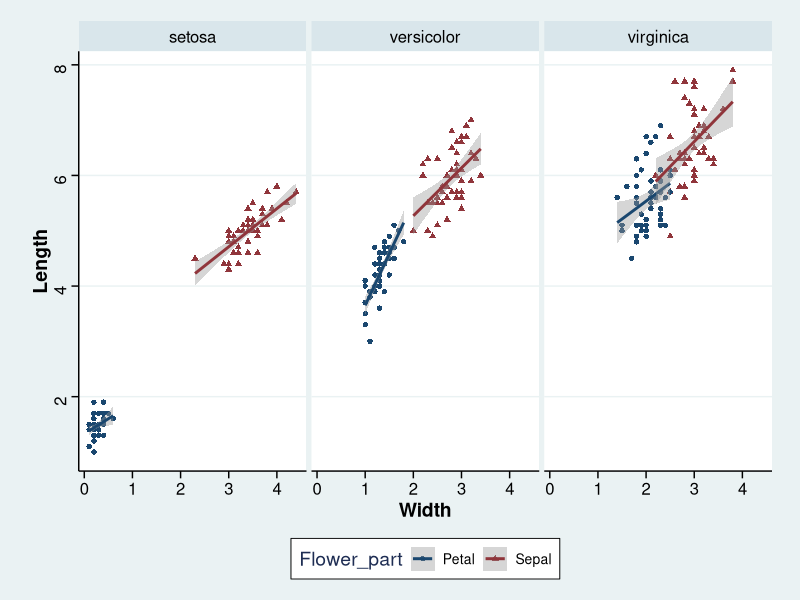
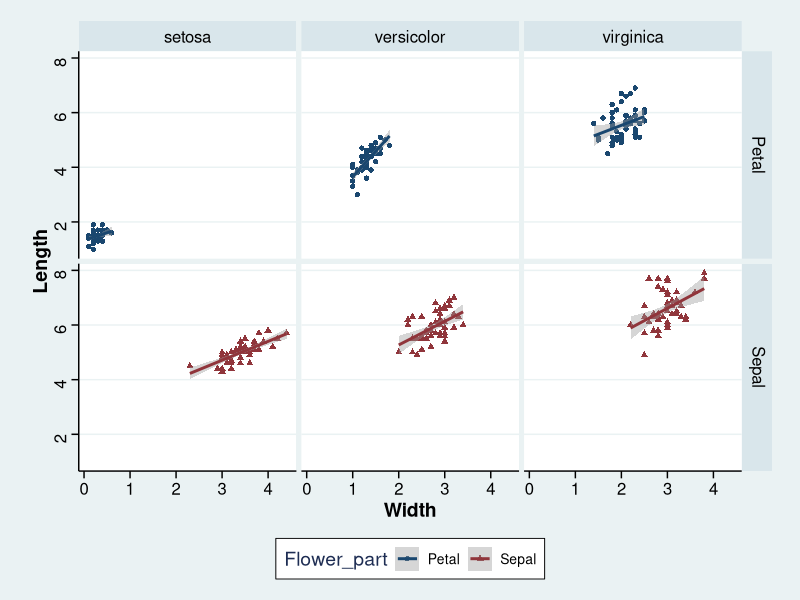

The R script that drew these images, in order:
## ---- chunk 1
head(iris)
## ---- chunk 2
library(reshape2)
iris$Flower_id<-rownames(iris)
irisLong<-melt(iris)
head(irisLong)
## ---- chunk 3
part_measure<-matrix(unlist(strsplit(as.character(irisLong$variable),"\\.")),ncol=2,byrow=T)
irisLong$Flower_part<-part_measure[,1]
irisLong$Measurement<-part_measure[,2]
# now we can delete the third column (variable) because that information is captured in the new columns Flower_part and Measurement
irisLong<-irisLong[,-3]
head(irisLong)
## ---- chunk 4
irisWide<-dcast(irisLong,Species+Flower_id+Flower_part~Measurement)
head(irisWide)
## ---- chunk 5
library(ggplot2)
library(ggthemes)
ggplot(data=irisWide,aes(x=Width,y =Length,shape=Flower_part,color = Flower_part)) +
  geom_point()+facet_grid(~Species)+geom_smooth(method = "lm")+ 
  theme_stata()+scale_colour_stata()+ ##add STATA theme 
  theme(axis.text=element_text(size=12),axis.title=element_text(size=14,face="bold"))
## ---- chunk 6
ggplot(data=irisWide,aes(x=Width,y=Length,shape=Flower_part,color=Flower_part))+
  geom_point()+
  facet_grid(Flower_part~Species)+
  geom_smooth(method='lm')+
  theme_stata()+scale_colour_stata()+ ##add STAT theme
  theme(axis.text=element_text(size=12),axis.title=element_text(size=14,face="bold"))
